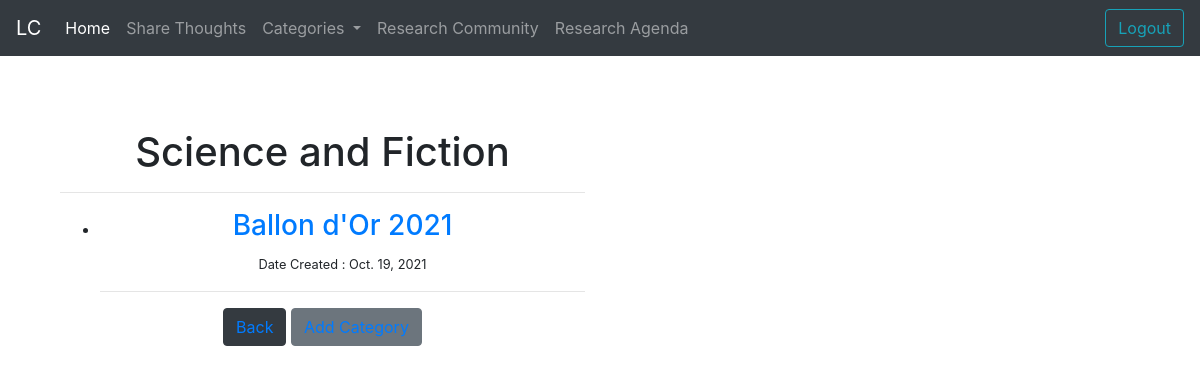
The page /category/Science and Fiction/ (signed in) on the database its author committed.
### activities/models.py (models this page shows, shortened)
class Post(models.Model):
    title = models.CharField(max_length=255)
    author = models.ForeignKey(User,on_delete=models.CASCADE)
    body = RichTextField(blank= True, null= True)
    post_date = models.DateField(auto_now_add=True)
    category = models.CharField(max_length=255, default="Philosophy")
    likes = models.ManyToManyField(User, related_name="blog_likes")

### activities/views.py (the view)
# urls.py: path('category/<str:cats>/', CategoryView, name="category"),
def CategoryView(request, cats):
    cats_list = Post.objects.filter(category=cats)
    return render(request, 'activities/categories.html', context={"cats":cats, "category_post":cats_list})

### activities/templates/activities/categories.html
{% extends 'activities/base.html' %}
{% load static %}
{% block content %}
<br/><br/>
<div class="text-center mx-auto">
    <div class="container">
        <div class="row">
            <div class="col-md-6">
            {% if category_post %}
                <center><h1>{{cats}}</h1></center>
                <hr>
                    <ul>
                        {% for post in category_post %}
                         <li>
                            <h3><a href="{% url 'post-detail' post.pk %}">{{post.title}}</a></h3>
                            <small> Date Created : {{post.post_date}}</small>
                        </li>
                        <hr>
                       {% endfor %}
                </ul>
                <button class="btn btn-primary btn-dark"> <a href="{%url 'share-thoughts'%}">Back</a></button>
                <button class="btn btn-secondary"> <a href="{%url 'add-category'%}">Add Category</a></button>
            {%else%}
                <h3>Sorry Catogory Does not exist or has Zero Posts</h3>
                <button class="btn btn-info"> <a href="{%url 'share-thoughts'%}">Back</a></button>
                <button class="btn btn-secondary"> <a href="{%url 'add-category'%}">Add Category</a></button>
            {% endif%}
            </div>
        </div>
    </div>
</div>
{% endblock %}

### rows shown on the page
Post: category "Science and Fiction", title "Ballon d'Or 2021", post_date "Oct. 19, 2021"
